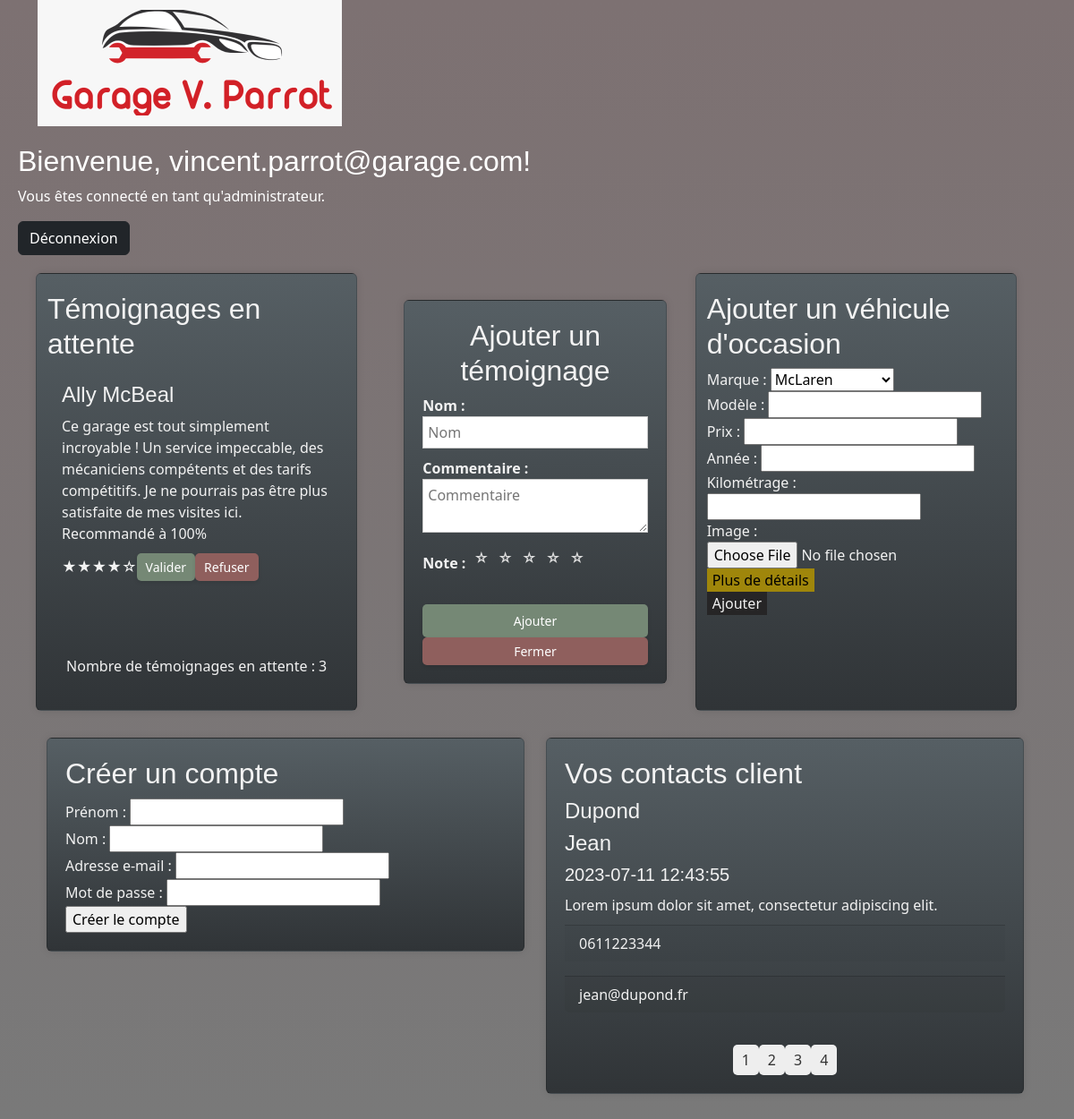
The app's page /css/admin.php (signed in) with its own data.
### tables this page shows
CREATE TABLE temoignages (
  id INT(11) AUTO_INCREMENT PRIMARY KEY,
  nom VARCHAR(255),
  commentaire TEXT,
  note INT(11),
  valide INT(11)
);

CREATE TABLE contacts (
  id INT(11) AUTO_INCREMENT PRIMARY KEY,
  nom VARCHAR(255),
  prenom VARCHAR(255),
  email VARCHAR(255),
  telephone VARCHAR(20),
  message TEXT,
  created_at TIMESTAMP
);

### css/admin.php (the view, shortened to what this page needs)
<?php
include 'employ.php';
include 'includes/traitement_creation_compte.php';
?>
<head>
</head>
<div class="container">
  <div class="row">
    <div class="col">
      <div class="card">
      <h2>Créer un compte</h2>
        <form action="includes/traitement_creation_compte.php" method="POST">
          <div class="form-group">
            <label for="prénom">Prénom :</label>
            <input type="text" id="prénom" name="prénom" required>
          </div>
          <div class="form-group">
            <label for="nom">Nom :</label>
            <input type="text" id="nom" name="nom" required>
          </div>
          <div class="form-group">
            <label for="email">Adresse e-mail :</label>
            <input type="email" id="email" name="email" required>
          </div>
          <div class="form-group">
            <label for="mot_de_passe">Mot de passe :</label>
            <input type="password" id="mot_de_passe" name="mot_de_passe" required>
          </div>
          <div class="form-group">
            <input type="submit" value="Créer le compte">
          </div>
        </form>
      </div>
    </div>
    <div class="col">
      <div class="card">
        <?php
        $perPageContacts = 1;
        $pageContacts = isset($_GET['page_contacts']) ? $_GET['page_contacts'] : 1;
        $queryContacts = "SELECT * FROM contacts";
        $stmtContacts = $connection->prepare($queryContacts);
        $stmtContacts->execute();
        $totalContacts = $stmtContacts->rowCount();
        $pagesContacts = ceil($totalContacts / $perPageContacts);
        $offsetContacts = ($pageContacts - 1) * $perPageContacts;
        $queryContacts .= " LIMIT $offsetContacts, $perPageContacts";
        $stmtContacts = $connection->prepare($queryContacts);
        $stmtContacts->execute();
        $contacts = $stmtContacts->fetchAll(PDO::FETCH_ASSOC);
        if (!empty($contacts)) {
          echo "<h2>Vos contacts client</h2>";
          echo '<div class="contact-card">';
          echo '<h4 class="card-title">' . $contacts[0]['nom'] . '</h4>';
          echo '<h4 class="card-title">' . $contacts[0]['prenom'] . '</h4>';
          echo '<h5 class="card-text">' . $contacts[0]['created_at'] . '</h5>';
          echo '<p class="card-text">' . $contacts[0]['message'] . '</p>';
          echo '<p class="card-footer">' . $contacts[0]['telephone'] . '</p>';
          echo '<p class="card-footer">' . $contacts[0]['email'] . '</p>';
          echo '</div>';
          echo '<div class="pagination">';
          for ($i = 1; $i <= $pagesContacts; $i++) {
            echo '<a href="admin.php?page_contacts=' . $i . '">' . $i . '</a> ';
          }
          echo '</div>';
        }
        ?>
      </div>
    </div>
  </div>
</div>
</body>
</html>

### css/employ.php (shortened to what this page needs)
<?php
include 'includes/config.php';
?>
<!DOCTYPE html>
<html>
<head>
    <link rel="stylesheet" type="text/css" href="css/index.css">
    <link rel="stylesheet" type="text/css" href="css/employ.css">
    <link rel="stylesheet" type="text/css" href="css/temoin.css">
    <link rel="stylesheet" href="https://cdn.jsdelivr.net/npm/bootstrap@5.2.3/dist/css/bootstrap.min.css">
</head>
<body>
<header>
    <div class="container">
        <a href="index.php">
            <img src="images/logo.png" alt="logo">
        </a>
    </div>
</header>
<section id="employ-page" >
    <h2>Bienvenue, <?php echo $_SESSION['user']['email']; ?>!</h2>
    <p>Vous êtes connecté en tant qu'<?php echo $_SESSION['user']['role']; ?>.</p>
    <a href="includes/logout.php" class="btn btn-dark">Déconnexion</a>
</section>
<?php
function generateStarRating($note)
{
    $rating = '';
    for ($i = 1; $i <= 5; $i++) {
        if ($i <= $note) {
            $rating .= '★';
        } else {
            $rating .= '☆';
        }
    }
    return $rating;
}
?>
<div class="container">
  <div class="row">
    <div class="col card">
      <div id="liste-temoignages">
        <?php include 'includes/temoin_attente.php'; ?>
      </div>
    </div>
    <div class="col">
      <div id="ajouter-temoignage">
        <form action="employ.php" class="card" method="POST">
          <h2>Ajouter un témoignage</h2>
          <div class="form-group">
            <label for="nom">Nom :</label>
            <input type="text" id="nom" placeholder="Nom" name="nom" required>
          </div>
          <div class="form-group">
            <label for="commentaire">Commentaire :</label>
            <textarea id="commentaire" placeholder="Commentaire" name="commentaire" required></textarea>
          </div>
          <div class="form-group">
            <label for="note">Note :</label>
            <div class="rating">
              <label for="star5" title="5 étoiles"></label>
              <label for="star4" title="4 étoiles"></label>
              <label for="star3" title="3 étoiles"></label>
              <label for="star2" title="2 étoiles"></label>
              <label for="star1" title="1 étoile"></label>
            </div>
          </div>
          <br>
          <button type="submit" class="btn-valider">Ajouter</button>
          <button type="button" class="btn-refuser">Fermer</button>
        </form>
      </div>
    </div>
    <div class="col card">
      <?php include 'includes/ajouter_voiture.php'; ?>
    </div>
  </div>
</div>
</body>
</html>

### css/includes/temoin_attente.php (shortened to what this page needs)
<?php
$perPageTemoignagesAttente = 1;
$pageTemoignagesAttente = isset($_GET['page_temoignages']) ? $_GET['page_temoignages'] : 1;
$queryTemoignagesAttente = "SELECT * FROM temoignages WHERE valide = 0 ORDER BY id DESC";
$stmtTemoignagesAttente = $connection->prepare($queryTemoignagesAttente);
$stmtTemoignagesAttente->execute();
$totalTemoignagesAttente = $stmtTemoignagesAttente->rowCount();
$offsetTemoignagesAttente = ($pageTemoignagesAttente - 1) * $perPageTemoignagesAttente;
$queryTemoignagesAttente .= " LIMIT $offsetTemoignagesAttente, $perPageTemoignagesAttente";
$stmtTemoignagesAttente = $connection->prepare($queryTemoignagesAttente);
$stmtTemoignagesAttente->execute();
$temoignagesAttente = $stmtTemoignagesAttente->fetchAll(PDO::FETCH_ASSOC);
echo "<h2>Témoignages en attente</h2>";
foreach ($temoignagesAttente as $temoignage) {
  echo '<div class="card-body">';
  echo '<h4 class="card-title">' . $temoignage['nom'] . '</h4>';
  echo '<p class="card-text">' . $temoignage['commentaire'] . '</p>';
  echo '<div class="rating">';
  echo generateStarRating($temoignage['note']);
  echo '</div>';
  echo '<button class="btn-valider" data-id="' . $temoignage['id'] . '">Valider</button>';
  echo '<button class="btn-refuser" data-id="' . $temoignage['id'] . '">Refuser</button>';
  echo '</div>';
}
echo '<p id="compteur_temoin">Nombre de témoignages en attente : ' . $totalTemoignagesAttente . '</p>';
?>

### css/includes/ajouter_voiture.php (shortened to what this page needs)
<?php
include 'config.php';
?>
  <div class="middle-section">
    <h2>Ajouter un véhicule d'occasion</h2>
    <form action="includes/ajouter_voiture.php" method="POST" enctype="multipart/form-data">
      <div>
        <label for="marque">Marque :</label>
        <select id="marque" name="marque" required>
          <?php
          $query = "SELECT DISTINCT marque FROM voitures_occasion";
          $stmt = $connection->prepare($query);
          $stmt->execute();
          $marques = $stmt->fetchAll(PDO::FETCH_COLUMN);
          foreach ($marques as $marque) {
            echo "<option value=\"$marque\">$marque</option>";
          }
          ?>
        </select>
      </div>
      <div>
        <label for="modele">Modèle :</label>
        <input type="text" id="modele" name="modele" required>
      </div>
      <div>
        <label for="prix">Prix :</label>
        <input type="number" id="prix" name="prix" required>
      </div>
      <div>
        <label for="annee">Année :</label>
        <input type="number" id="annee" name="annee" required>
      </div>
      <div>
        <label for="kilometrage">Kilométrage :</label>
        <input type="number" id="kilometrage" name="kilometrage" required>
      </div>
      <div>
        <label for="image">Image :</label>
        <input type="file" id="image" name="image" accept="image/*" >
      </div>
      <div>
        <button type="button" id="btn-detail" onclick="showDetails()">Plus de détails</button>
      </div>
      <button type="submit">Ajouter</button>
    </form>
  </div>

### css/css/index.css (style rules this page uses)
:root { --couleur-principale: #7d7172; --couleur-secondaire: #47464b; --couleur-tertiaire: #797979; --couleur-fond: #262526; --couleur-texte: #F2F2F2; }
body { font-family: "Barlow", sans-serif; color: var(--couleur-texte); background-color: var(--couleur-fond); background: linear-gradient(to bottom, var(--couleur-principale), var(--couleur-tertiaire)); }
h1, h2, h3, h4, h5 { font-family: "Rajdhani", sans-serif; }
a { color: var(--couleur-principale); }
button { background-color: var(--couleur-fond); color: var(--couleur-texte); border: none; }
.card { width: 100%; min-width: 600px; margin: 10px; padding: 20px; border-radius: 10px; box-shadow: 0 0 10px rgba(0, 0, 0, 0.1); color: var(--couleur-texte); background-color: var(--couleur-fond); background: linear-gradient(to bottom, #565F64, #303437); }

### css/css/employ.css (style rules this page uses)
.container { display: flex; flex-wrap: wrap; justify-content: flex-start; }
#employ-page { justify-content: center; margin: 20px; color: white; }
.row { width: 100%; }
.col { width: calc(33.33% - 20px); margin-bottom: 20px; }
.card-title { margin-top: 0; }
.card-text { margin-bottom: 10px; }
.btn-valider, .btn-refuser { padding: 5px 10px; border-radius: 5px; box-shadow: 0 2px 4px rgba(0, 0, 0, 0.1); font-size: 14px; }
.btn-valider { background-color: #758875; color: #fff; }
.btn-refuser { background-color: #8f5f5d; color: #fff; }
#btn-detail { background-color: #9f860b; color: black; }
.pagination { display: flex; justify-content: center; margin-top: 20px; color: #fff; }
.pagination a { padding: 5px 10px; border-radius: 5px; background-color: #eee; color: #333; text-decoration: none; transition: background-color 0.3s; }

### css/css/temoin.css (style rules this page uses)
.rating { display: inline-block; }
.rating label { float: right; cursor: pointer; color: #ddd; }
.rating label:before { content: "☆"; padding: 5px; }
#ajouter-temoignage { width: 100%; margin: 0 auto; padding: 20px; }
#ajouter-temoignage h2 { text-align: center; }
#ajouter-temoignage form { display: flex; flex-direction: column; }
#ajouter-temoignage .form-group { margin-bottom: 10px; }
#ajouter-temoignage label { font-weight: bold; }
#ajouter-temoignage input, #ajouter-temoignage textarea { width: 100%; padding: 5px; border: 1px solid #ccc; }
#ajouter-temoignage button[type="submit"] { padding: 8px 12px; color: white; border: none; cursor: pointer; }
#compteur_temoin { text-align: center; margin-top: 20%; }

### records on screen
temoignages: nom "Ally McBeal", commentaire "Ce garage est tout simplement incroyable ! Un service impeccable, des mécaniciens compétents et des tarifs compétitifs. Je ne pourrais pas être plus satisfaite de mes visites ici. Recommandé à 100%", note "★★★★☆"
contacts: nom "Dupond", prenom "Jean", created_at "2023-07-11 12:43:55", message "Lorem ipsum dolor sit amet, consectetur adipiscing elit.", telephone "0611223344", email "jean@dupond.fr"

### other values on screen
$_SESSION['user']['email'] "vincent.parrot@garage.com"
$_SESSION['user']['role'] "administrateur"
$totalTemoignagesAttente "3"
form field marque "McLaren"
